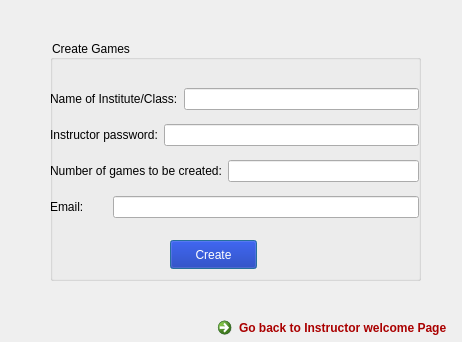
<?xml version="1.0" encoding="UTF-8"?>
<ui version="4.0">
 <class>creategamedialog</class>
 <widget class="QDialog" name="creategamedialog">
  <property name="geometry">
   <rect>
    <x>0</x>
    <y>0</y>
    <width>462</width>
    <height>342</height>
   </rect>
  </property>
  <property name="windowTitle">
   <string>Dialog</string>
  </property>
  <property name="styleSheet">
   <string notr="true">backgorund-color: rgb(255, 255, 255);
</string>
  </property>
  <widget class="QGroupBox" name="groupBox">
   <property name="geometry">
    <rect>
     <x>50</x>
     <y>40</y>
     <width>371</width>
     <height>241</height>
    </rect>
   </property>
   <property name="styleSheet">
    <string notr="true">border-color: rgb(0, 0, 0);
font: 75 10pt &quot;Noto Sans&quot;;
color: rgb(0, 0, 0);</string>
   </property>
   <property name="title">
    <string>Create Games</string>
   </property>
   <widget class="QPushButton" name="pushButton">
    <property name="geometry">
     <rect>
      <x>120</x>
      <y>200</y>
      <width>87</width>
      <height>29</height>
     </rect>
    </property>
    <property name="styleSheet">
     <string notr="true">color: rgb(255, 255, 255);
font: 75 10pt &quot;Noto Sans Myanmar UI&quot;;
border-color: rgb(0, 0, 0);
background-color: rgb(3, 33, 168);</string>
    </property>
    <property name="text">
     <string>Create</string>
    </property>
   </widget>
   <widget class="QWidget" name="">
    <property name="geometry">
     <rect>
      <x>0</x>
      <y>40</y>
      <width>369</width>
      <height>148</height>
     </rect>
    </property>
    <layout class="QVBoxLayout" name="verticalLayout">
     <item>
      <layout class="QHBoxLayout" name="horizontalLayout">
       <item>
        <widget class="QLabel" name="label">
         <property name="text">
          <string>Name of Institute/Class:</string>
         </property>
        </widget>
       </item>
       <item>
        <widget class="QLineEdit" name="lineEdit"/>
       </item>
      </layout>
     </item>
     <item>
      <layout class="QHBoxLayout" name="horizontalLayout_2">
       <item>
        <widget class="QLabel" name="label_2">
         <property name="text">
          <string>Instructor password:</string>
         </property>
        </widget>
       </item>
       <item>
        <widget class="QLineEdit" name="lineEdit_2">
         <property name="inputMethodHints">
          <set>Qt::ImhNone</set>
         </property>
        </widget>
       </item>
      </layout>
     </item>
     <item>
      <layout class="QHBoxLayout" name="horizontalLayout_3">
       <item>
        <widget class="QLabel" name="label_3">
         <property name="text">
          <string>Number of games to be created:</string>
         </property>
        </widget>
       </item>
       <item>
        <widget class="QLineEdit" name="lineEdit_3">
         <property name="styleSheet">
          <string notr="true">color: rgb(170, 0, 0);</string>
         </property>
         <property name="inputMethodHints">
          <set>Qt::ImhDigitsOnly</set>
         </property>
        </widget>
       </item>
      </layout>
     </item>
     <item>
      <layout class="QHBoxLayout" name="horizontalLayout_4">
       <item>
        <widget class="QLabel" name="label_4">
         <property name="text">
          <string>Email:       </string>
         </property>
        </widget>
       </item>
       <item>
        <widget class="QLineEdit" name="lineEdit_4">
         <property name="inputMethodHints">
          <set>Qt::ImhEmailCharactersOnly</set>
         </property>
        </widget>
       </item>
      </layout>
     </item>
    </layout>
   </widget>
  </widget>
  <widget class="QCommandLinkButton" name="commandLinkButton">
   <property name="geometry">
    <rect>
     <x>210</x>
     <y>310</y>
     <width>251</width>
     <height>31</height>
    </rect>
   </property>
   <property name="styleSheet">
    <string notr="true">color: rgb(170, 0, 0);</string>
   </property>
   <property name="text">
    <string>Go back to Instructor welcome Page</string>
   </property>
  </widget>
 </widget>
 <resources/>
 <connections/>
</ui>
